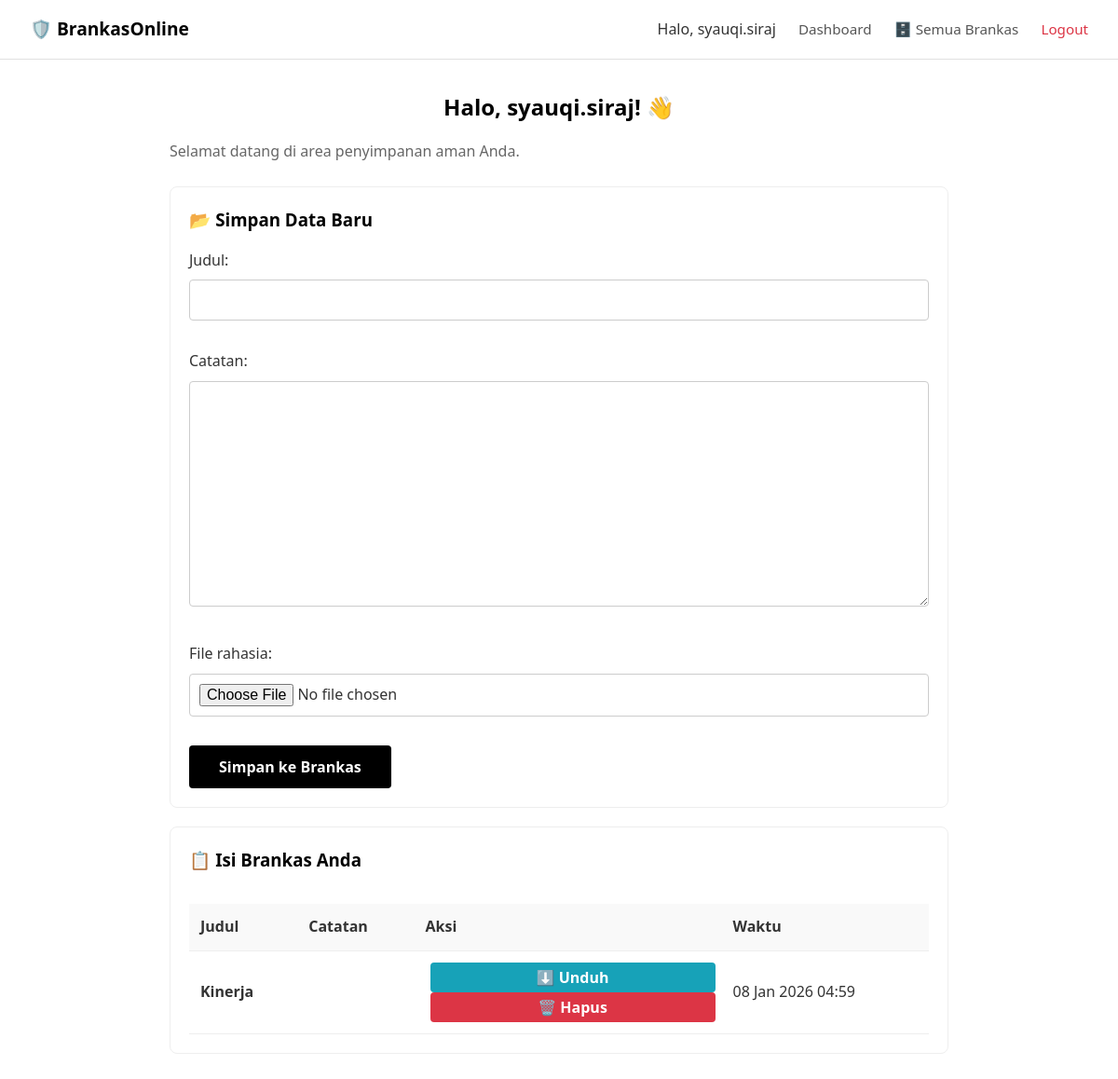
The app's page /dashboard/ (signed in), older data.
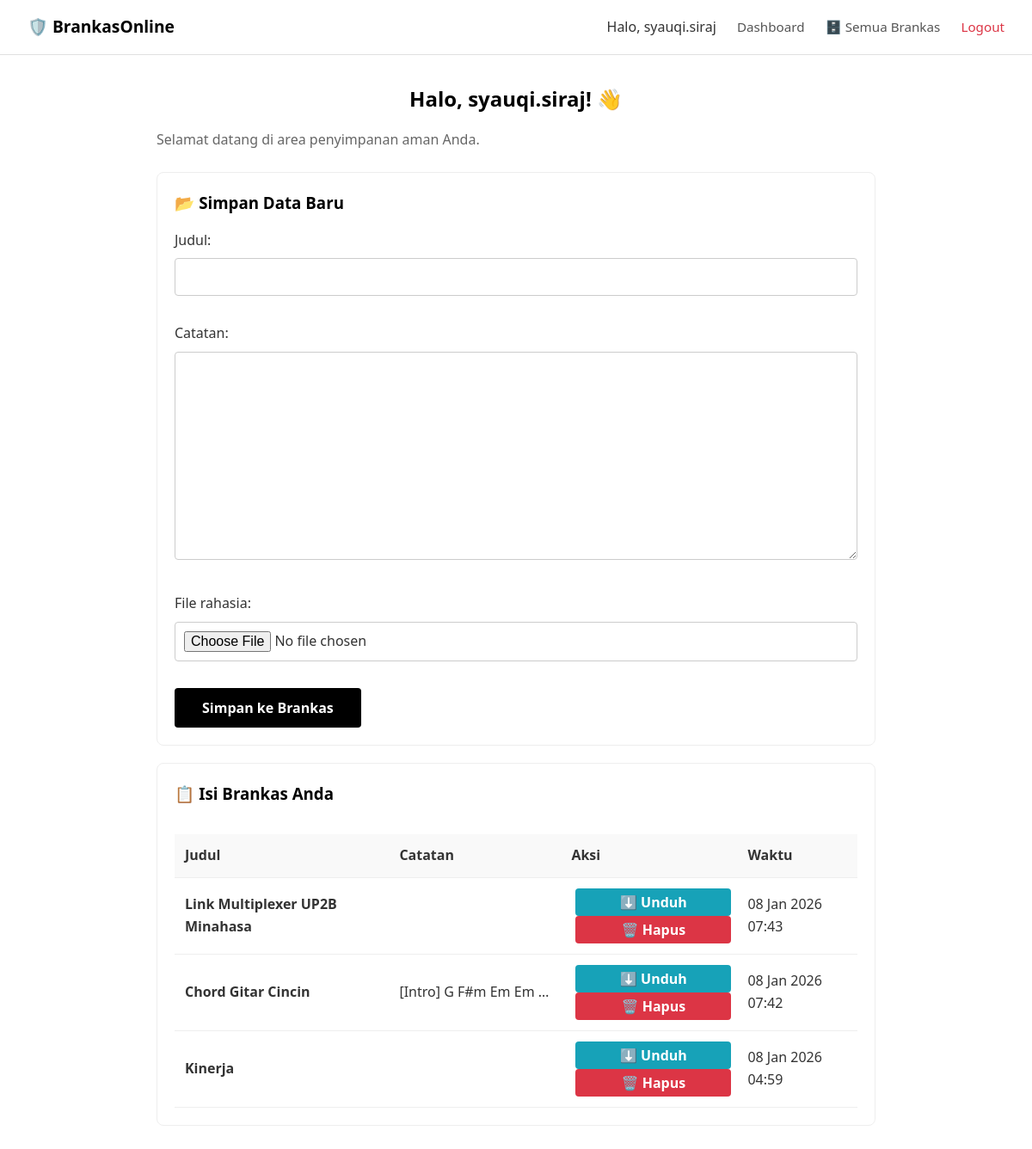
The same page, newer data.
### posts/models.py (models this page shows, shortened)
class Brankas(models.Model):
    user = models.ForeignKey(User, on_delete=models.CASCADE)
    judul = models.CharField(max_length=200)
    catatan = models.TextField(blank=True, null=True)
    file_rahasia = models.FileField(
        upload_to=user_dir,
        validators=[validasi_file],
        blank=True, null=True
        )
    waktu_dibuat = models.DateTimeField(auto_now_add=True)

### posts/views.py (the view)
# urls.py: path('dashboard/', views.dashboard_view, name="dashboard"),
@never_cache
@login_required(login_url='login')
def dashboard_view(request):
    if request.method == "POST":
        form = BrankasForm(request.POST, request.FILES)
        if form.is_valid():
            brankas_baru=form.save(commit=False)
            brankas_baru.user=request.user
            brankas_baru.save()
            messages.success(request, "Data berhasil di simpan")
            return redirect('dashboard')
        else :
            messages.error(request, "Gagal Upload, Periksa Format anda")
    else :
        form = BrankasForm()
    data_brankas = Brankas.objects.filter(user=request.user).order_by('-waktu_dibuat')[:10]
    context = {
        'form' : form,
        "files" : data_brankas
    }
    return render(request, 'dashboard.html', context)

### posts/forms.py (shortened to what this page needs)
class BrankasForm(forms.ModelForm):
    class Meta:
        model = Brankas
        fields = ['judul', 'catatan', 'file_rahasia']

### templates/dashboard.html (shortened to what this page needs)
{% extends 'layout.html' %}
{% block content %}
<div>
    <h2 class="dashboard-title">Halo, {{ user.username }}! 👋</h2>
    <p>Selamat datang di area penyimpanan aman Anda.</p>
    <div class="dashboard-card">
        <h3>📂 Simpan Data Baru</h3>
        <form method="post" enctype="multipart/form-data">
            {{ form.as_p }}
            <button type="submit" style="width: auto; padding-left: 2rem; padding-right: 2rem;">
                Simpan ke Brankas
            </button>
        </form>
    </div>
    <div class="dashboard-card">
        <h3>📋 Isi Brankas Anda</h3>
        {% if files %}
            <div style="overflow-x: auto;">
                <table>
                    <thead>
                        <tr>
                            <th>Judul</th>
                            <th>Catatan</th>
                            <th>Aksi</th>
                            <th>Waktu</th>
                        </tr>
                    </thead>
                    <tbody>
                        {% for item in files %}
                        <tr>
                            <td><strong>{{ item.judul }}</strong></td>
                            <td style="max-width: 200px; white-space: nowrap; overflow: hidden; text-overflow: ellipsis;">
                                {{ item.catatan }}
                            </td>
                            <td>
                                <a href="{% url 'download_brankas' item.id %}" style="text-decoration: none;">
                                    <button style="background-color: #17a2b8; color: white; border: none; padding: 5px 10px; cursor: pointer; margin-left: 5px; border-radius: 4px;">
                                        ⬇️ Unduh
                                    </button>
                                </a>
                                <button onclick="bukaModal('{{ item.id }}', '{{ item.judul|escapejs }}')"
                                        style="background-color: #dc3545; color: white; border: none; padding: 5px 10px; cursor: pointer; margin-left: 5px; border-radius: 4px;">
                                    🗑️ Hapus
                                </button>
                            </td>
                            <td>{{ item.waktu_dibuat|date:"d M Y H:i" }}</td>
                        </tr>
                        {% endfor %}
                    </tbody>
                </table>
            </div>
        {% else %}
            <p class="text-center" style="margin-top: 20px;">
                <em>Brankas Anda masih kosong. Silakan upload data baru pada formulir di atas.</em>
            </p>
        {% endif %}
    </div>
</div>
{% endblock %}

Row changes from the older to the newer data that the page shows:
added Brankas: judul "Link Multiplexer UP2B Minahasa", waktu_dibuat "08 Jan 2026 07:43"
added Brankas: judul "Chord Gitar Cincin", catatan "[Intro] G F#m Em Em…", waktu_dibuat "08 Jan 2026 07:42"
